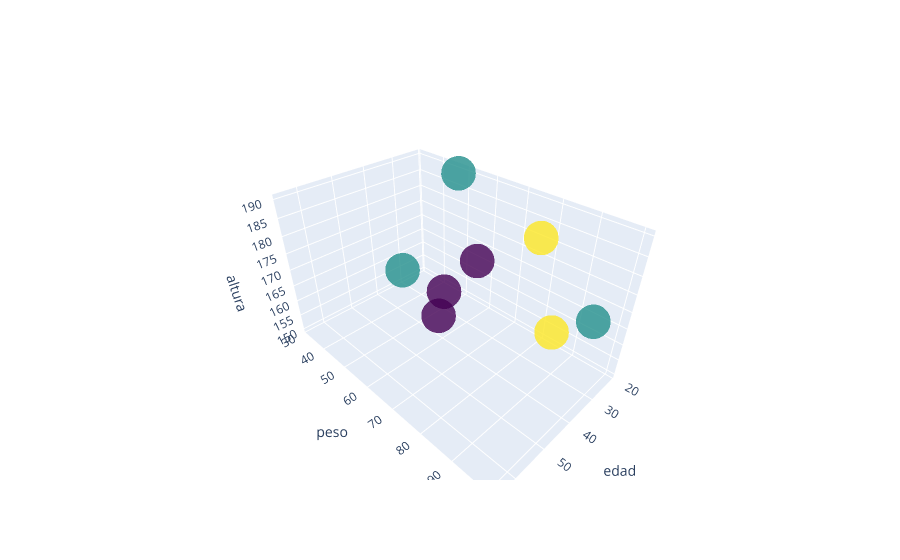

Write notebook code for a chart like this one.
### Code cell
colores = {"Madrid": "red", "Sevilla": "blue","Valencia": "blue"}
fig = go.Figure(data=[go.Scatter3d(
    x=df['edad'],
    y=df['peso'],
    z=df['altura'],
    mode='markers',
    marker=dict(
        size=12,
        color=df['ciudad'].astype('category').cat.codes,
        colorscale='Viridis',
        opacity=0.8
    )
)])

# Establecer las opciones de diseño del gráfico
fig.update_layout(scene=dict(
        xaxis_title='edad',
        yaxis_title='peso',
        zaxis_title='altura'
    ))

# Mostrar el gráfico interactivo
fig.show()

### Figure 1 — Plotly figure (JSON) as saved in the notebook; plotly's stock layout.template omitted (floating-point values rounded to 4 significant figures)
{"data": [{"marker": {"color": [0, 1, 2, 0, 1, 2, 0, 1], "colorscale": [[0, "#440154"], [0.1111, "#482878"], [0.2222, "#3e4989"], [0.3333, "#31688e"], [0.4444, "#26828e"], [0.5556, "#1f9e89"], [0.6667, "#35b779"], [0.7778, "#6ece58"], [0.8889, "#b5de2b"], [1, "#fde725"]], "opacity": 0.8, "size": 12}, "mode": "markers", "type": "scatter3d", "x": [25, 31, 28, 22, 35, 21, 65, 23], "y": [45, 32, 87, 56, 100, 76, 85, 49], "z": [150, 155, 160, 165, 175, 180, 185, 190]}], "layout": {"scene": {"xaxis": {"title": {"text": "edad"}}, "yaxis": {"title": {"text": "peso"}}, "zaxis": {"title": {"text": "altura"}}}}}
